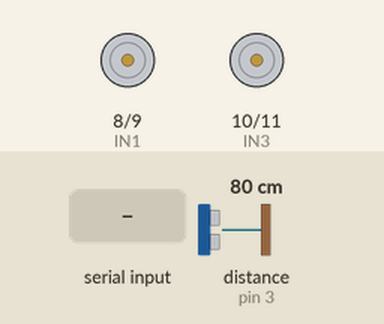
This sketch was run on a simulated Arduino Uno, built with avr-gcc and run on an emulated ATmega328P. Parts: motor-driver pin pairs drawn as motors (green arrow = first pin HIGH = forward, orange = second pin HIGH = backward, longer = more drive, scaled by the enable pin). Inputs (shaded band) come from the test bench; at power-on: distance to the obstacle (sensor on pin 3) 80 cm. The echo pulse lasts 58.3 µs per cm.

Above: at 1.2 s.
1.3 s: "F" received over Serial
At 2.0 s:
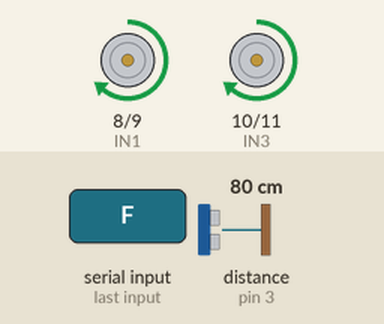
2.8 s: "B" received over Serial
At 4.0 s:
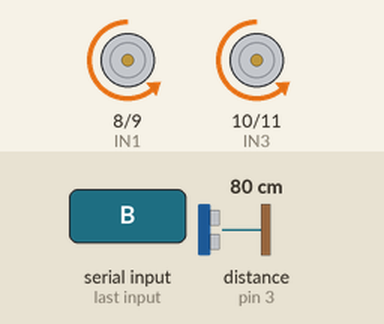
4.3 s: "L" received over Serial
At 5.3 s:
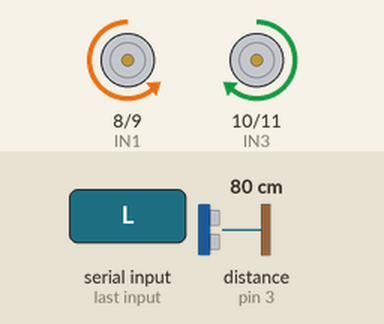
5.8 s: "R" received over Serial
At 6.4 s:
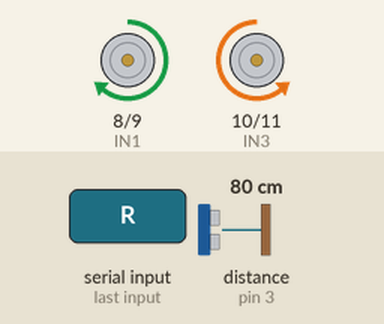
Timing chart, 0 to 8.3 s (numbered marks = the images above; inputs shaded):
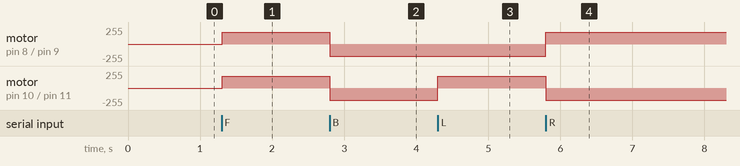

Measured:
- after the input at 1.3 s, motor on pin 8 (IN1) / pin 9 (IN2), motor on pin 10 (IN3) / pin 11 (IN4): stopped → forward 180/255 at once
- after the input at 2.8 s, motor on pin 8 (IN1) / pin 9 (IN2), motor on pin 10 (IN3) / pin 11 (IN4): forward 180/255 → backward 180/255 at once
- after the input at 4.3 s, motor on pin 10 (IN3) / pin 11 (IN4): backward 180/255 → forward 180/255 at once
- after the input at 5.8 s, motor on pin 8 (IN1) / pin 9 (IN2): backward 180/255 → forward 180/255 at once; motor on pin 10 (IN3) / pin 11 (IN4): forward 180/255 → backward 180/255 at once

The sketch:

code.ino
```cpp
#define ENA 5
#define ENB 6

#define IN1 8
#define IN2 9
#define IN3 10
#define IN4 11

#define TRIG 2
#define ECHO 3

int speed = 180;
int limit = 20;

void setup() {
  Serial.begin(9600);

  pinMode(ENA, OUTPUT);
  pinMode(ENB, OUTPUT);

  pinMode(IN1, OUTPUT);
  pinMode(IN2, OUTPUT);
  pinMode(IN3, OUTPUT);
  pinMode(IN4, OUTPUT);

  pinMode(TRIG, OUTPUT);
  pinMode(ECHO, INPUT);

  stopCar();
}

void loop() {
  if (Serial.available()) {
    char c = Serial.read();

    if (c == 'F') {
      if (distance() > limit) forward();
      else stopCar();
    }

    if (c == 'B') backward();
    if (c == 'L') left();
    if (c == 'R') right();
    if (c == 'S') stopCar();

    if (c == '+') {
      speed += 20;
      if (speed > 255) speed = 255;
    }

    if (c == '-') {
      speed -= 20;
      if (speed < 0) speed = 0;
    }
  }
}

long distance() {
  digitalWrite(TRIG, LOW);
  delayMicroseconds(2);

  digitalWrite(TRIG, HIGH);
  delayMicroseconds(10);

  digitalWrite(TRIG, LOW);

  long time = pulseIn(ECHO, HIGH, 30000);

  if (time == 0) return 999;

  return time * 0.034 / 2;
}

void forward() {
  digitalWrite(IN1, HIGH);
  digitalWrite(IN2, LOW);

  digitalWrite(IN3, HIGH);
  digitalWrite(IN4, LOW);

  analogWrite(ENA, speed);
  analogWrite(ENB, speed);
}

void backward() {
  digitalWrite(IN1, LOW);
  digitalWrite(IN2, HIGH);

  digitalWrite(IN3, LOW);
  digitalWrite(IN4, HIGH);

  analogWrite(ENA, speed);
  analogWrite(ENB, speed);
}

void left() {
  digitalWrite(IN1, LOW);
  digitalWrite(IN2, HIGH);

  digitalWrite(IN3, HIGH);
  digitalWrite(IN4, LOW);

  analogWrite(ENA, speed);
  analogWrite(ENB, speed);
}

void right() {
  digitalWrite(IN1, HIGH);
  digitalWrite(IN2, LOW);

  digitalWrite(IN3, LOW);
  digitalWrite(IN4, HIGH);

  analogWrite(ENA, speed);
  analogWrite(ENB, speed);
}

void stopCar() {
  digitalWrite(IN1, LOW);
  digitalWrite(IN2, LOW);

  digitalWrite(IN3, LOW);
  digitalWrite(IN4, LOW);

  analogWrite(ENA, 0);
  analogWrite(ENB, 0);
}
```
